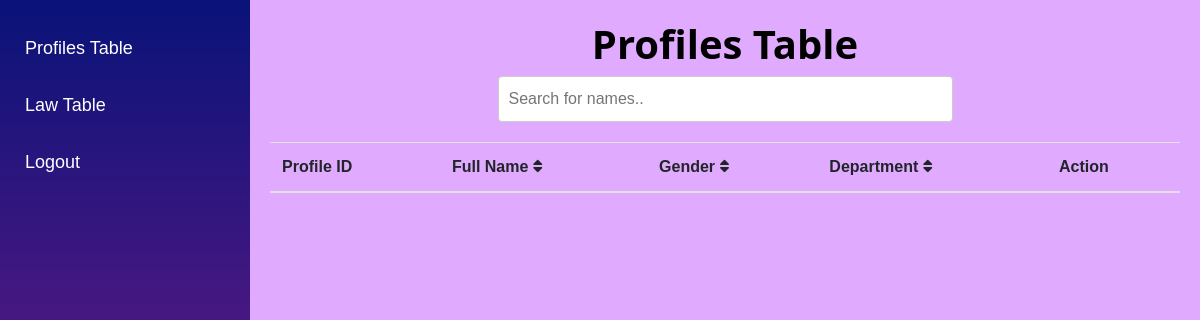
The app's page /src/dashboard.php (signed in), older data.
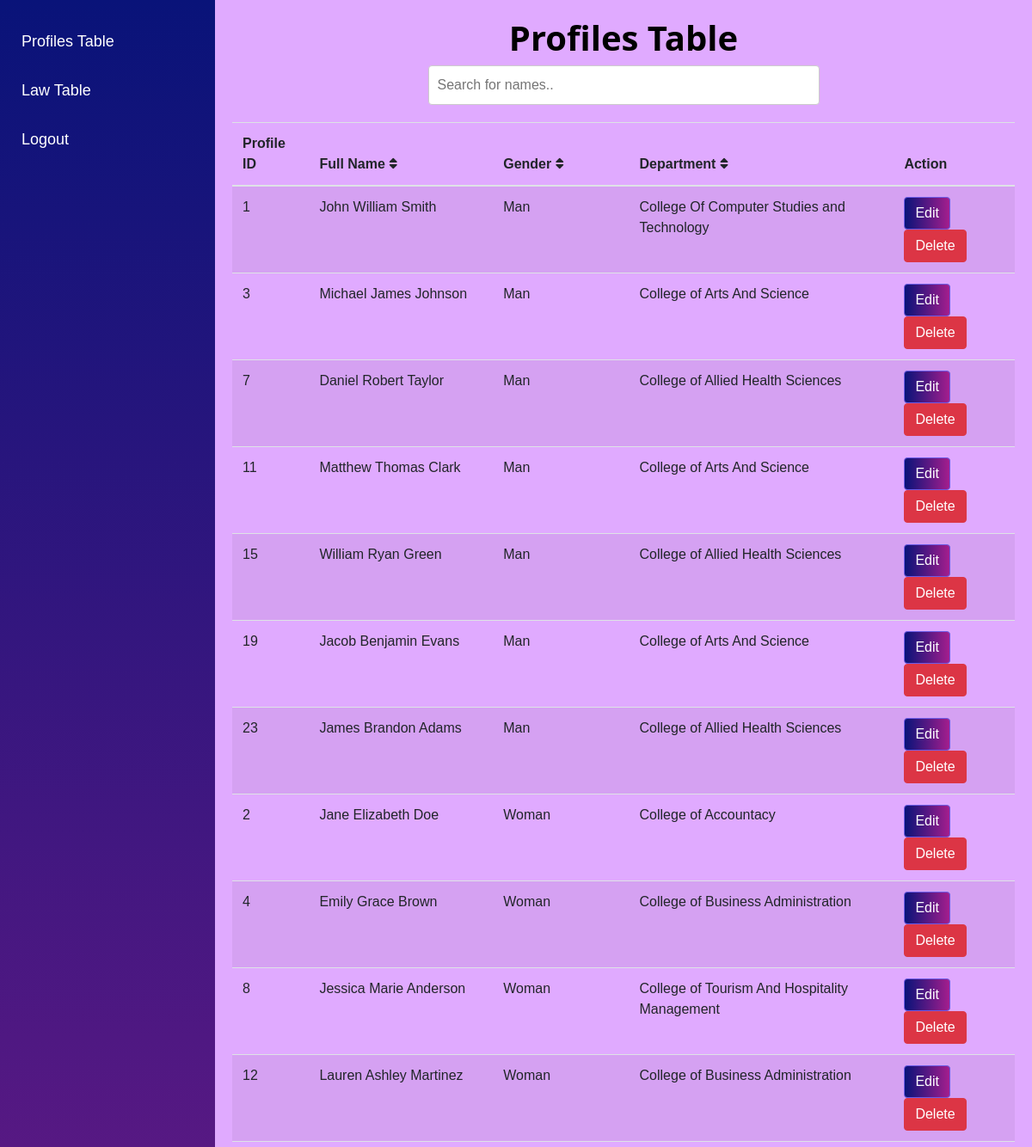
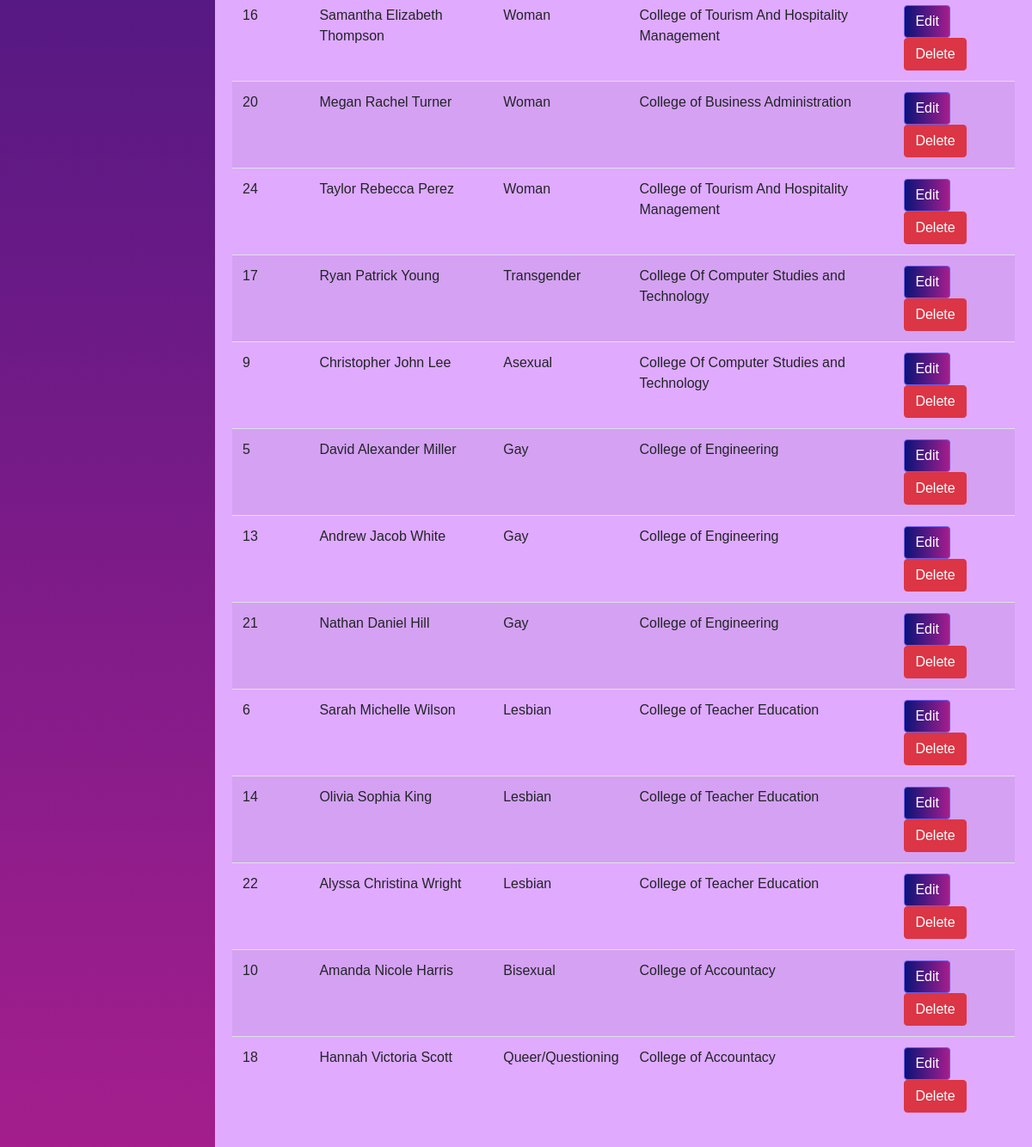
The same page, newer data (2 pictures, top to bottom).
### tables this page shows
CREATE TABLE profiles (
    profileID INT AUTO_INCREMENT PRIMARY KEY,
    firstName VARCHAR(255) NOT NULL,
    middleName VARCHAR(255) NOT NULL,
    lastName VARCHAR(255) NOT NULL,
    genderID INT NOT NULL,
    departmentCode VARCHAR(255) NOT NULL,
    FOREIGN KEY (genderID) REFERENCES gender(genderID),
    FOREIGN KEY (departmentCode) REFERENCES department(departmentCode)
);

CREATE TABLE gender (
    genderID INT AUTO_INCREMENT PRIMARY KEY,
    genderName VARCHAR(255) NOT NULL
);

CREATE TABLE department (
    departmentCode VARCHAR(255) PRIMARY KEY,
    departmentName VARCHAR(255) NOT NULL
);

### src/tables.php (called while the page is built, shortened)
<?php
include '../utils/config.php';
$profiles_query = "SELECT profiles.profileID, CONCAT(profiles.firstName, ' ', profiles.middleName, ' ', profiles.lastName) AS `FullName`, gender.genderName, department.departmentName
                   FROM profiles
                   INNER JOIN gender ON profiles.genderID = gender.genderID
                   INNER JOIN department ON profiles.departmentCode = department.departmentCode";
$profiles_result = mysqli_query($conn, $profiles_query);
?>

### src/dashboard.php (the view, shortened to what this page needs)
<?php
include 'tables.php';
?>
<!DOCTYPE html>
<html lang="en">
<head>
  <link rel="stylesheet" href="https://stackpath.bootstrapcdn.com/bootstrap/4.5.2/css/bootstrap.min.css" />
  <link rel="stylesheet" href="../assets/css/styles.css" />
  <link rel="stylesheet" href="https://cdnjs.cloudflare.com/ajax/libs/font-awesome/5.15.3/css/all.min.css">
</head>
<body>
  <div class="hover-zone" onmouseover="openSidebar()"></div>
  <div id="sidebar" class="sidebar">
    <a href="#" onclick="showTable('profiles')">Profiles Table</a>
    <a href="#" onclick="showTable('law')">Law Table</a>
    <a href="login.php">Logout</a>
  </div>
  <div id="mainContent" class="main">
    <section id="profiles" class="table-section">
      <h2 class="text-center" style="color: black">Profiles Table</h2>
      <div class="search-container">
        <input type="text" id="profilesSearchInput" onkeyup="searchTable('profiles', 'profilesSearchInput')" placeholder="Search for names..">
      </div>
      <table id="profilesTable" class="table table-striped">
        <thead>
          <tr>
            <th>Profile ID</th>
            <th onclick="sortTable('profilesTable', 1)">Full Name <i class="fas fa-sort"></i></th>
            <th onclick="sortTable('profilesTable', 2)">Gender <i class="fas fa-sort"></i></th>
            <th onclick="sortTable('profilesTable', 3)">Department <i class="fas fa-sort"></i></th>
            <th>Action</th>
          </tr>
        </thead>
        <tbody>
          <?php
          while ($row = mysqli_fetch_assoc($profiles_result)) {
            echo "<tr data-id='{$row['profileID']}'>";
            echo "<td>{$row['profileID']}</td>";
            echo "<td>{$row['FullName']}</td>";
            echo "<td>{$row['genderName']}</td>";
            echo "<td>{$row['departmentName']}</td>";
            echo "<td>
        <button onclick='openEditModal(\"editProfileModal\", {$row['profileID']})' class='btn btn-primary '>Edit</button>
        <button onclick='openDeleteModal(\"deleteProfileModal\", {$row['profileID']})' class='btn btn-danger mt-auto'>Delete</button>
      </td>";
            echo "</tr>";
          }
          ?>
        </tbody>
      </table>
    </section>
  </div>
</body>
</html>

### assets/css/styles.css (style rules this page uses)
body { background: #e0aaff; }
h2 { font-family: "Segoe UI", Tahoma, Geneva, Verdana, sans-serif; font-size: 2.5rem; font-weight: bold; color: #091379; }
.btn-primary { background: linear-gradient( to right, #091379, #a41e8d ); border-color: #6c5ce7; color: #fff; }

### src/dashboard.php (style rules this page uses)
body { font-family: 'Popper', sans-serif; margin: 0; padding: 0; }
.sidebar { height: 100%; width: 0; position: fixed; top: 0; left: 0; background: linear-gradient(to bottom, #091379, #a41e8d); padding-top: 20px; overflow-x: hidden; transition: width 0.5s; z-index: 1000; }
.sidebar.open { width: 250px; }
.sidebar a { padding: 15px 25px; text-decoration: none; font-size: 18px; color: white; display: flex; align-items: center; transition: background-color 0.3s; }
.main { margin-left: 0; padding: 20px; transition: margin-left 0.5s; }
.main.shift { margin-left: 250px; }
.table-section { display: none; }
.table-section.active { display: block; }
.hover-zone { position: fixed; top: 0; left: 0; width: 20px; height: 100%; z-index: 1; }
.search-container { display: flex; justify-content: center; margin-bottom: 20px; }
.search-container input[type="text"] { width: 50%; padding: 10px; border: 1px solid #ccc; border-radius: 4px; font-size: 16px; }

Row changes from the older to the newer data that the page shows:
added profiles: profileID "1", FullName "John William Smith", genderID.genderName "Man", departmentCode.departmentName "College Of Computer Studies and Technology"
added profiles: profileID "3", FullName "Michael James Johnson", genderID.genderName "Man", departmentCode.departmentName "College of Arts And Science"
added profiles: profileID "7", FullName "Daniel Robert Taylor", genderID.genderName "Man", departmentCode.departmentName "College of Allied Health Sciences"
added profiles: profileID "11", FullName "Matthew Thomas Clark", genderID.genderName "Man", departmentCode.departmentName "College of Arts And Science"
added profiles: profileID "15", FullName "William Ryan Green", genderID.genderName "Man", departmentCode.departmentName "College of Allied Health Sciences"
added profiles: profileID "19", FullName "Jacob Benjamin Evans", genderID.genderName "Man", departmentCode.departmentName "College of Arts And Science"
added profiles: profileID "23", FullName "James Brandon Adams", genderID.genderName "Man", departmentCode.departmentName "College of Allied Health Sciences"
added profiles: profileID "2", FullName "Jane Elizabeth Doe", genderID.genderName "Woman", departmentCode.departmentName "College of Accountacy"
added profiles: profileID "4", FullName "Emily Grace Brown", genderID.genderName "Woman", departmentCode.departmentName "College of Business Administration"
added profiles: profileID "8", FullName "Jessica Marie Anderson", genderID.genderName "Woman", departmentCode.departmentName "College of Tourism And Hospitality Management"
added profiles: profileID "12", FullName "Lauren Ashley Martinez", genderID.genderName "Woman", departmentCode.departmentName "College of Business Administration"
added profiles: profileID "16", FullName "Samantha Elizabeth Thompson", genderID.genderName "Woman", departmentCode.departmentName "College of Tourism And Hospitality Management"
added profiles: profileID "20", FullName "Megan Rachel Turner", genderID.genderName "Woman", departmentCode.departmentName "College of Business Administration"
added profiles: profileID "24", FullName "Taylor Rebecca Perez", genderID.genderName "Woman", departmentCode.departmentName "College of Tourism And Hospitality Management"
added profiles: profileID "17", FullName "Ryan Patrick Young", genderID.genderName "Transgender", departmentCode.departmentName "College Of Computer Studies and Technology"
added profiles: profileID "9", FullName "Christopher John Lee", genderID.genderName "Asexual", departmentCode.departmentName "College Of Computer Studies and Technology"
added profiles: profileID "5", FullName "David Alexander Miller", genderID.genderName "Gay", departmentCode.departmentName "College of Engineering"
added profiles: profileID "13", FullName "Andrew Jacob White", genderID.genderName "Gay", departmentCode.departmentName "College of Engineering"
added profiles: profileID "21", FullName "Nathan Daniel Hill", genderID.genderName "Gay", departmentCode.departmentName "College of Engineering"
added profiles: profileID "6", FullName "Sarah Michelle Wilson", genderID.genderName "Lesbian", departmentCode.departmentName "College of Teacher Education"
added profiles: profileID "14", FullName "Olivia Sophia King", genderID.genderName "Lesbian", departmentCode.departmentName "College of Teacher Education"
added profiles: profileID "22", FullName "Alyssa Christina Wright", genderID.genderName "Lesbian", departmentCode.departmentName "College of Teacher Education"
added profiles: profileID "10", FullName "Amanda Nicole Harris", genderID.genderName "Bisexual", departmentCode.departmentName "College of Accountacy"
added profiles: profileID "18", FullName "Hannah Victoria Scott", genderID.genderName "Queer/Questioning", departmentCode.departmentName "College of Accountacy"
